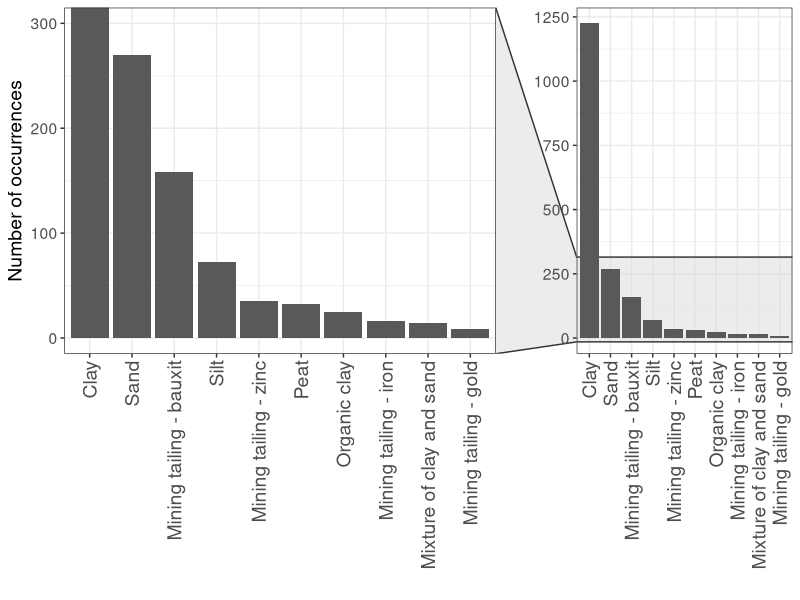
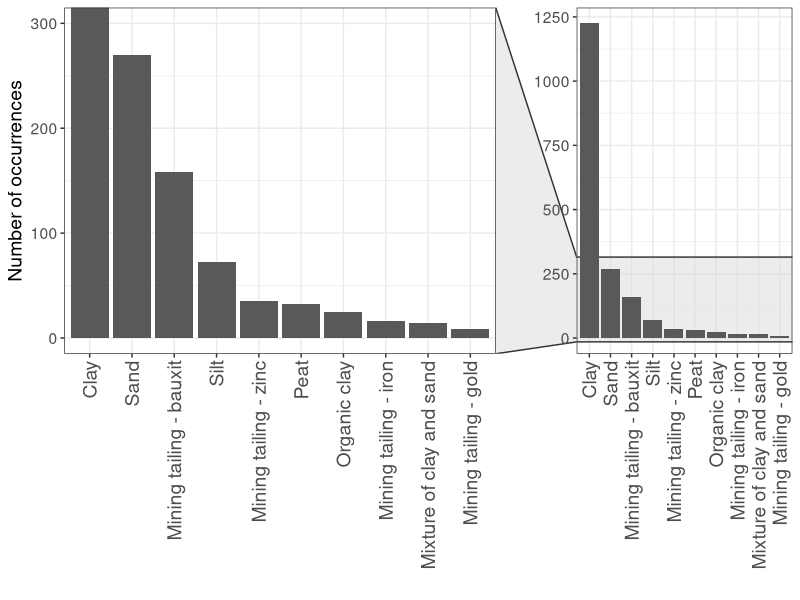

The R source for these figures, in order: (Note: this script raises an error after producing the figures.)
pacotes <- c("tidyverse","ggrepel","fastDummies","knitr", "splines",
             "reshape2","PerformanceAnalytics","metan","correlation",
             "see","ggraph","nortest","rgl","car","olsrr","jtools",
             "ggstance","cowplot","beepr","factoextra","neuralnet",
             "ggpubr","GGally", "viridis", "plyr", "ggforce")

if(sum(as.numeric(!pacotes %in% installed.packages())) != 0){
  instalador <- pacotes[!pacotes %in% installed.packages()]
  for(i in 1:length(instalador)) {
    install.packages(instalador, dependencies = T)
    break()}
  sapply(pacotes, require, character = T) 
} else {
  sapply(pacotes, require, character = T) 
}

rsq <- function (x, y) cor(x, y) ^ 2

#-----------------------------DATASET -----------------------------------------------#
soils <- read.csv("data/dataset.csv", sep = ";", header = T, dec = ",")
#Removing gamma superior to 50
soils <- soils[soils$gamma<=50,]
#normalizing measurements to a lower limit equal to 0
soils$fs[soils$fs<0] <- 0
soils$u[soils$u<0] <-0 
# removing NAs
soils<-na.omit(soils)

soils <- within(soils, 
                   Soil <- factor(Soil, 
                                      levels=names(sort(table(Soil), 
                                                        decreasing=TRUE))))

#plotting soils information
ggplot(soils) +
 geom_bar(aes(x=Soil)) +
  labs(x="",y="Number of occurrences")+
  theme_bw()+
  #theme(text = element_text(family = "Arial"))+
  facet_zoom(ylim = c(0, 300))+
  theme(plot.title = element_blank(), axis.text.x=element_text(angle=90,hjust=1,vjust=0.5,size=14),text = element_text(size = 14))   

ggsave("soils.pdf",height=8,width = 16)

# Histograma do G
ggplot(soils, aes(G))+
  geom_histogram()+
  xlab("G") +ylab("Frequency") +
  theme_bw()+
  theme(text = element_text(family = "Arial"))+
  theme(legend.text = element_text( size = 16),legend.position=c(0.92,0.85),axis.text = element_text(size = 20), axis.title = element_text(size = 20),text = element_text(size = 20))   
ggsave("Histogram of G.png",height=8,width = 8)

# Histograma do G por tipo de solo:

soils %>%
  ggplot(aes(x=G, color=Soil, fill=Soil)) +
  labs(y="Probability distribution function (%)")+
 # geom_density()+
  #geom_histogram(aes(y=..density..), alpha=0.5, position="identity")+
  geom_density(alpha=.5) +
  scale_fill_viridis(discrete = T )+
  scale_color_viridis(discrete = T)+
  #guides(fill=guide_legend(title="Tipo de solo"),color=guide_legend(title="Tipo de solo"))+
  theme_bw()+
  theme(text = element_text(family = "Arial"))+
  theme(legend.title = element_blank(), legend.position=c(0.85,0.75) )+
  theme(plot.title = element_blank(),text = element_text(size = 14)) 
ggsave("Density function of G by soil type - before outliers treatment.png",height=8,width = 8)

#-----------------------------OUTLIERS TREATMENT-------------------------------#
outliers_removal <- function(dataset){
  tipos_soils <- unique(dataset[,1])
  for(tipo in tipos_soils){
    ##############FS############################
    qnt <- quantile(dataset[dataset$Soil==tipo,"fs"], probs=c(.25, .75), na.rm = T)
    caps <- quantile(dataset[dataset$Soil==tipo,"fs"], probs=c(.05, .95), na.rm = T)
    H <- 1.5 * IQR(dataset[dataset$Soil==tipo,"fs"], na.rm = T)
    dataset[dataset$Soil == tipo & dataset$fs  > qnt[2]+H,"fs"] <- caps[2]
    dataset[dataset$Soil == tipo & dataset$fs  < qnt[1]-H,"fs"] <- caps[1]
    ##############G############################
    qnt <- quantile(dataset[dataset$Soil==tipo,"G"], probs=c(.25, .75), na.rm = T)
    caps <- quantile(dataset[dataset$Soil==tipo,"G"], probs=c(.05, .95), na.rm = T)
    H <- 1.5 * IQR(dataset[dataset$Soil==tipo,"G"], na.rm = T)
    dataset[dataset$Soil == tipo & dataset$G  > qnt[2]+H,"G"] <- caps[2]
    dataset[dataset$Soil == tipo & dataset$G  < qnt[1]-H,"G"] <- caps[1]
    ##############u############################
    qnt <- quantile(dataset[dataset$Soil==tipo,"u"], probs=c(.25, .75), na.rm = T)
    caps <- quantile(dataset[dataset$Soil==tipo,"u"], probs=c(.05, .95), na.rm = T)
    H <- 1.5 * IQR(dataset[dataset$Soil==tipo,"u"], na.rm = T)
    dataset[dataset$Soil == tipo & dataset$u  > qnt[2]+H,"u"] <- caps[2]
    dataset[dataset$Soil == tipo & dataset$u  < qnt[1]-H,"u"] <- caps[1]
    ##############qt############################
    qnt <- quantile(dataset[dataset$Soil==tipo,"qt"], probs=c(.25, .75), na.rm = T)
    caps <- quantile(dataset[dataset$Soil==tipo,"qt"], probs=c(.05, .95), na.rm = T)
    H <- 1.5 * IQR(dataset[dataset$Soil==tipo,"qt"], na.rm = T)
    dataset[dataset$Soil == tipo & dataset$qt  > qnt[2]+H,"qt"] <- caps[2]
    dataset[dataset$Soil == tipo & dataset$qt  < qnt[1]-H,"qt"] <- caps[1]
  }
  return(dataset)
}
summary(soils)
soils <- outliers_removal(soils)

summary(soils)
soils %>%
  ggplot(aes(x=G, color=Soil, fill=Soil)) +
  labs(y="Probability distribution function (%)")+
  # geom_density()+
  #geom_histogram(aes(y=..density..), alpha=0.5, position="identity")+
  geom_density(alpha=.5) +
  scale_fill_viridis(discrete = T )+
  scale_color_viridis(discrete = T)+
  #guides(fill=guide_legend(title="Tipo de solo"),color=guide_legend(title="Tipo de solo"))+
  theme_bw()+
  theme(text = element_text(family = "Arial"))+
  theme(legend.title = element_blank(), legend.position=c(0.85,0.75) )+
  theme(plot.title = element_blank(),text = element_text(size = 14)) 
ggsave("Density function of G by soil type - after outliers treatment.png",height=8,width = 8)
#1861 --> ajustou os outliers
##################################################################################
#                               ESTUDO DAS CORRELAÇÕES                           #
##################################################################################
#A função correlation do pacote correlation faz com que seja estruturado um
#diagrama interessante que mostra a inter-relação entre as variáveis e a
#magnitude das correlações entre elas
#soils<-filter(soils, qt<10000 & gamma<25)
f<-ggpairs(soils[2:6], aes( alpha = 0.4))
f +
  theme_bw()+
  theme(text = element_text(family = "Arial"))+
  theme(plot.title = element_blank(),axis.text = element_text(size = 14), axis.title = element_text(size = 14),text = element_text(size = 14))   
ggsave("scatter.png",height=8,width = 8)

##################################################################################
#     ESTIMANDO UM model MÚLTIPLO COM AS VARIÁVEIS DA BASE DE DADOS soils    
#     TRATA-SE DE UMA REGRESSÃO LINEAR
##################################################################################
#Estimando a Regressão Múltipla

model_soils <- lm(formula = gamma ~ . - Soil -mq -Rf,
                      data = soils)
summary(model_soils)
#################################################################################
#     LOGARITIMIC FUNCTION APPLIED TO FS, QT AND U
#############################################################################

soils$logFs <- log10(soils$fs+1)
soils$logqt <- log10(soils$qt+1)
soils$UTransf <- log10(soils$u+1)
model_log <- lm(gamma~G+logqt+logFs+UTransf  ,
                 data = soils)
summary(model_log)
saveRDS(model_log, "model_log.rds")
soils$yhat_lm_log <- model_log$fitted.values

#################################################################################
#     Robertson & Cabal (2010)
#############################################################################
soils$yhat_gamma_r_cabal <- 3.72+ 0.24*(0.27 * log(abs(soils$Rf)) + 0.36*log(soils$qt*100) +1.236)*10*soils$G/2.65
summary(lm(formula=gamma~yhat_gamma_r_cabal, data=soils))
plot(soils$yhat_gamma_r_cabal,soils$gamma)
rsq(soils$yhat_gamma_r_cabal,soils$gamma)

#################################################################################
# Mayne & Peuchen (2012)
#############################################################################
soils$yhat_gamma_m_peuchen <- (0.636*(soils$qt)^0.072) * (10 + soils$mq/8)
plot(soils$yhat_gamma_m_peuchen,soils$gamma)
rsq(soils$yhat_gamma_m_peuchen,soils$gamma)

#################################################################################
# Mayne (2014)
#############################################################################
soils$yhat_gamma_mayne <- 12 + 1.5*log(soils$fs+1)
plot(soils$yhat_gamma_mayne,soils$gamma)
rsq(soils$yhat_gamma_mayne,soils$gamma)

###############NEURAL NETWORK##############################
soils_nn <- select(soils, c(gamma, G,qt,fs,u,yhat_lm_log,yhat_gamma_r_cabal))

#Scaling data for performance
set.seed(42)
max_data <- apply(soils_nn, 2, max) 
min_data <- apply(soils_nn, 2, min)
scaled <- scale(soils_nn,center = min_data, scale = max_data - min_data)

index = sample(1:nrow(soils_nn),round(0.70*nrow(soils_nn)))
train_data <- as.data.frame(scaled[index,])
test_data <- as.data.frame(scaled[-index,])

set.seed(42)
nn <- neuralnet(gamma~.,data=train_data,hidden=c(32,16,8,4),linear.output=T)
saveRDS(nn, "model_nn_train_data.rds")
nn_all <- neuralnet(gamma~.,data=scaled,hidden=c(32,16,8,4),linear.output=T)
saveRDS(nn_all, "model_nn_all_data.rds")

pr.nn <- compute(nn,test_data[,2:7])
pr.all <- compute(nn,scaled[,2:7])

test_data$yhat_nn <- pr.nn$net.result

##########################################################################
# PLOTTING RESULTS
##########################################################################

soils$yhat_lm <- model_soils$fitted.values
soils$yhat_lm_log <- model_log$fitted.values
soils$yhat_nn <- pr.all$net.result*(max(soils$gamma)-min(soils$gamma))+min(soils$gamma)

soils$diff_nn <- abs(soils$gamma - soils$yhat_nn)/soils$gamma
soils$diff_lm <- abs(soils$gamma - soils$yhat_lm)/soils$gamma
soils$diff_lm_log <- abs(soils$gamma - soils$yhat_lm_log)/soils$gamma

#scatter plot - linear regression
eqn <- sprintf(
  "italic(gamma) == %.3g + %.3g * italic(G) + %.3g*qt + %.3g*fs +%.3g*u * ',' ~~ italic(r)^2 ~ '=' ~ %.2g",
  coef(model_soils)[1],
  coef(model_soils)[2],
  coef(model_soils)[3],
  coef(model_soils)[4],
  coef(model_soils)[5],
  summary(model_soils)$r.squared
)
soils %>%
  ggplot() +
  geom_point(aes(x = gamma, y = yhat_lm),
             color = "black", alpha = 0.6, size = 2) +
  geom_smooth(aes(x = gamma, y = gamma), method = "lm", 
              color = "grey30", size = 1.05,
              linetype = "longdash") +
  annotate("text",x = Inf, y = -Inf,label = eqn, parse = TRUE,hjust = 1.1, vjust = -.5, size=4  )+
  labs(x = "Soil unit weight (kN/m³)", y = "Estimated soil unit weight (kN/m³)") +
  theme_bw() +
  theme(text = element_text(family = "Arial"))+
  theme(legend.text = element_text( size = 16),legend.position=c(0.92,0.85),axis.text = element_text(size = 20), axis.title = element_text(size = 20),text = element_text(size = 20))   

ggsave("linear_model.png",height=8,width = 8)

#linear regression with log
rsq(soils$gamma,soils$yhat_lm_log)
eqn <- sprintf(
  "italic(gamma) ==  %.3g + %.3g * italic(G) + %.3g*log(qt) + %.3g*log(fs) + %.3g*log(u) * ',' ~~ italic(r)^2 ~ '=' ~ %.2g",
  coef(model_log)[1],
  coef(model_log)[2],
  coef(model_log)[3],
  coef(model_log)[4],
  coef(model_log)[5],
  rsq(soils$gamma,soils$yhat_lm_log)
)

soils %>%
  ggplot() +
  geom_point(aes(x = gamma, y = yhat_lm_log),
             color = "black", alpha = 0.6, size = 2) +
  geom_smooth(aes(x = gamma, y = gamma), method = "lm", 
              color = "grey30", size = 1.05,
              linetype = "longdash") +
  annotate("text",x = Inf, y = -Inf,label = eqn, parse = TRUE,hjust = 1.1, vjust = -.5, size=4  )+
  labs(x = "Soil unit weight (kN/m³)", y = "Estimated soil unit weight (kN/m³)") +
  theme_bw() +
  theme(text = element_text(family = "Arial"))+
  theme(legend.text = element_text( size = 16),legend.position=c(0.92,0.85),axis.text = element_text(size = 20), axis.title = element_text(size = 20),text = element_text(size = 20))   

ggsave("linear_model_log.png",height=8,width = 8)


#  Robertson & Cabal (2010)
rsq(soils$gamma,soils$yhat_gamma_r_cabal)
eqn <- sprintf(
  "  'Robertson & Cabal (2010)'   ~~ italic(r)^2 ~ '=' ~ %.2g",
  rsq(soils$gamma,soils$yhat_gamma_r_cabal)
)

soils %>%
  ggplot() +
  geom_point(aes(x = gamma, y = yhat_gamma_r_cabal),
             color = "black", alpha = 0.6, size = 2) +
  geom_smooth(aes(x = gamma, y = gamma), method = "lm", 
              color = "grey30", size = 1.05,
              linetype = "longdash") +
  annotate("text",x = Inf, y = -Inf,label = eqn, parse = TRUE,hjust = 1.1, vjust = -.5, size=4  )+
  labs(x = "Soil unit weight (kN/m³)", y = "Estimated soil unit weight (kN/m³)") +
  theme_bw() +
  theme(text = element_text(family = "Arial"))+
  theme(legend.text = element_text( size = 16),legend.position=c(0.92,0.85),axis.text = element_text(size = 20), axis.title = element_text(size = 20),text = element_text(size = 20))   

ggsave("robertson_and_cabal.png",height=8,width = 8)



#gerando um gráfico do model de regressão RNA
eqn <- sprintf(
  "Hidden ~ layers:~ 4 * ',' ~~ italic(r)^2 ~ '=' ~ %.2g",
  rsq(test_data$gamma,test_data$yhat_nn)
)

test_data %>%
  ggplot() +
  geom_point(aes(x = gamma, y = yhat_nn),
             color = "black", alpha = 0.6, size = 2) +
  geom_smooth(aes(x = gamma, y = gamma), method = "lm", 
              color = "grey30", size = 1.05,
              linetype = "longdash") +
  annotate("text",x = Inf, y = -Inf,label = eqn, parse = TRUE,hjust = 1.1, vjust = -.5, size=4  )+
  labs(x = "Soil unit weight (kN/m³)", y = "Estimated soil unit weight (kN/m³)") +
  theme_bw() +
  theme(text = element_text(family = "Arial"))+
  theme(legend.text = element_text( size = 16),legend.position=c(0.92,0.85),axis.text = element_text(size = 20), axis.title = element_text(size = 20),text = element_text(size = 20))   

ggsave("test_data_nn_scaled_entrada_log_4_camadas.png",height=8,width = 8)


#gerando um gráfico do model de regressão RNA
eqn <- sprintf(
  "Hidden ~ layers: ~ 4* ',' ~~ italic(r)^2 ~ '=' ~ %.2g",
  rsq(soils$gamma,soils$yhat_nn)
)

soils %>%
  ggplot() +
  geom_point(aes(x = gamma, y = yhat_nn),
             color = "black", alpha = 0.6, size = 2) +
  geom_smooth(aes(x = gamma, y = gamma), method = "lm", 
              color = "grey30", size = 1.05,
              linetype = "longdash") +
  annotate("text",x = Inf, y = -Inf,label = eqn, parse = TRUE,hjust = 1.1, vjust = -.5, size=4  )+
  labs(x = "Soil unit weight (kN/m³)", y = "Estimated soil unit weight (kN/m³)") +
  theme_bw() +
  theme(text = element_text(family = "Arial"))+
  theme(legend.text = element_text( size = 16),legend.position=c(0.92,0.85),axis.text = element_text(size = 20), axis.title = element_text(size = 20),text = element_text(size = 20))   

ggsave("neural_network_entrada_log_4_camadas.png",height=8,width = 8)

